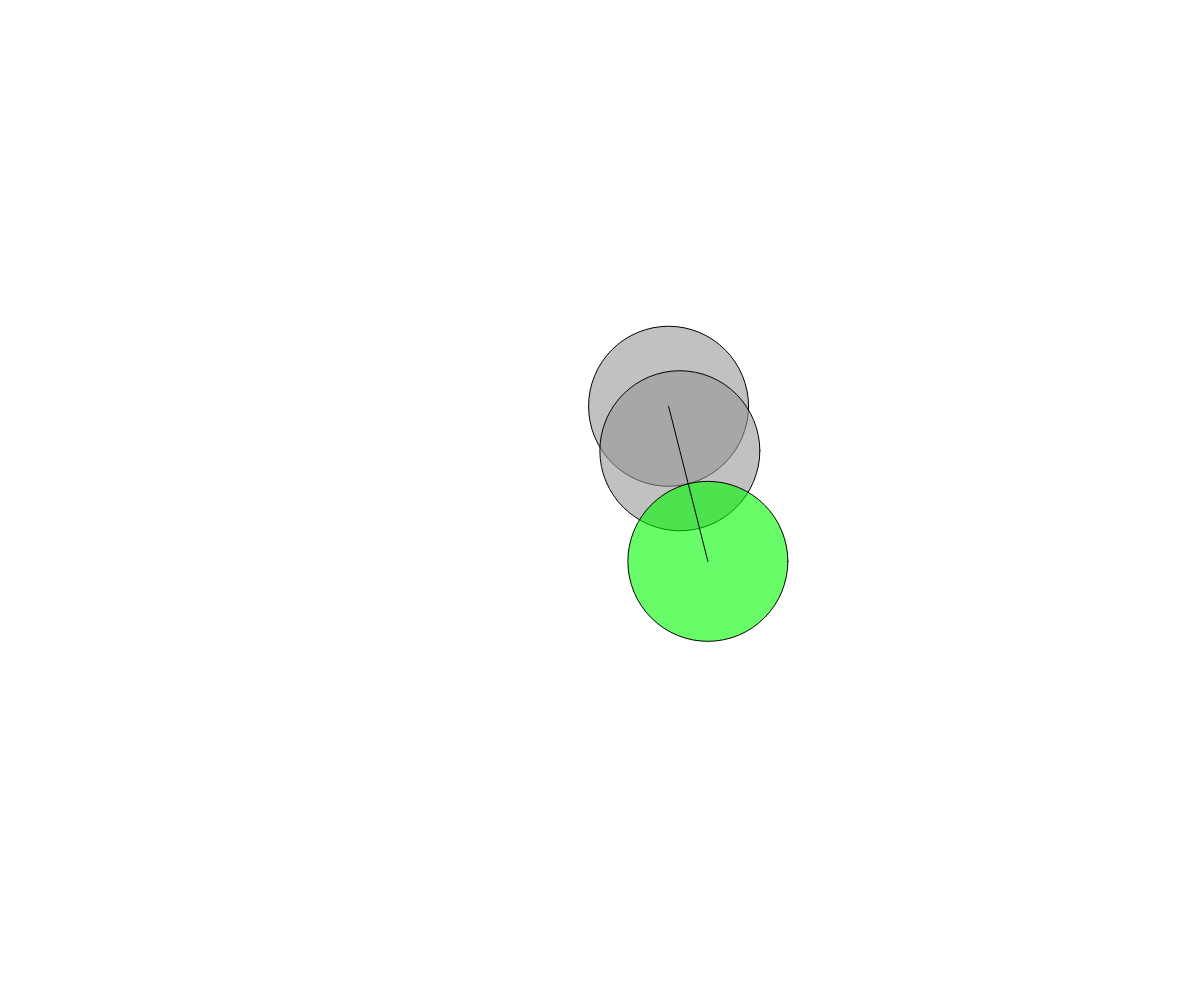
Frame 1 (no input)
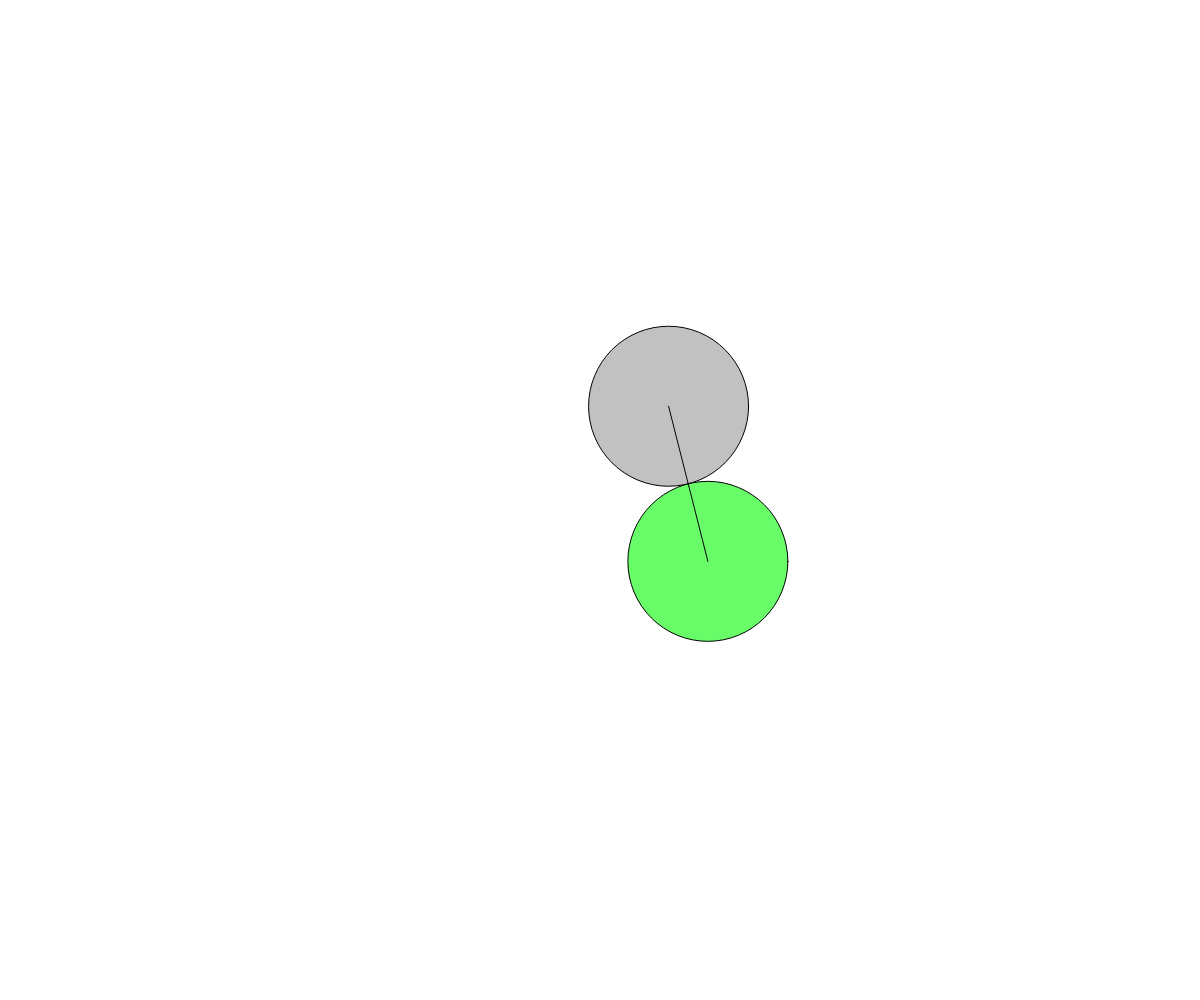
Frame 2 (the mouse pressed at the canvas centre, redrawn once)

The p5.js sketch that drew these frames (run headless with seeded random() and noise() and a simulated clock; the mouse was pressed at the canvas centre and the sketch redrawn once):

// p5.js sketch
// ── sketch.js
/* **************************************************

Ce code montre, quand il y a collision entre 2 objets,
comment repositionner l'un d'entre eux, afin qu'ils
soient en contact et ne s'interceptent plus.

Les objets étant positionnés de manière aléatoire,
il faut recharger la page pour avoir une nouvelle
configuration.

L'objet repositionné, s'affiche en vert.

************************************************** */
var obstacles = []; /*  Array */
var limite = 1;

function setup() {
  ellipseMode(CENTER);
  createCanvas(windowWidth, windowHeight);

  var radius = 80;
  obstacles[0] = new Obstacle("dummy", radius, random(windowWidth/2 - radius*2, windowWidth/2 + radius*2), random(windowHeight/2 - radius*2, windowHeight/2 + radius*2));
  obstacles[1] = new Obstacle("dummy", radius, random(windowWidth/2 - radius*2, windowWidth/2 + radius*2), random(windowHeight/2 - radius*2, windowHeight/2 + radius*2));

  noLoop(); // la fonction draw ne boucle pas...
}
//***************************************************
function draw() {
  background(255);

  obstacles[0].display();
  obstacles[1].display();

  var distance_courante = dist(obstacles[0].x, obstacles[0].y, obstacles[1].x, obstacles[1].y);
  var distance_contact = obstacles[0].radius + obstacles[1].radius;

  if (distance_courante < distance_contact) {
    // application du théorème de Pythagore... ;-)
    var intersection = distance_contact - distance_courante;
    var delta = intersection / distance_courante;
    var dX = (obstacles[0].x - obstacles[1].x) * delta * limite;
    var dY = (obstacles[0].y - obstacles[1].y) * delta * limite;
    
    // on décale l'obstacle, pour le mettre en contact
    obstacles[1].x -= dX;
    obstacles[1].y -= dY;

    obstacles[1].couleur = color(0, 250, 0, 150);
    obstacles[1].display();
  }

  line(obstacles[0].x, obstacles[0].y, obstacles[1].x, obstacles[1].y);
}
//***************************************************
function Obstacle(genre, radius, x, y) {
  this.type = genre;
  this.x = x;
  this.y = y;
  this.radius = radius;
  this.couleur = color(150, 150, 150, 150);

  this.display = function() {
    fill(this.couleur);
    ellipse(this.x, this.y, this.radius * 2, this.radius * 2);
  }
}
//***************************************************
